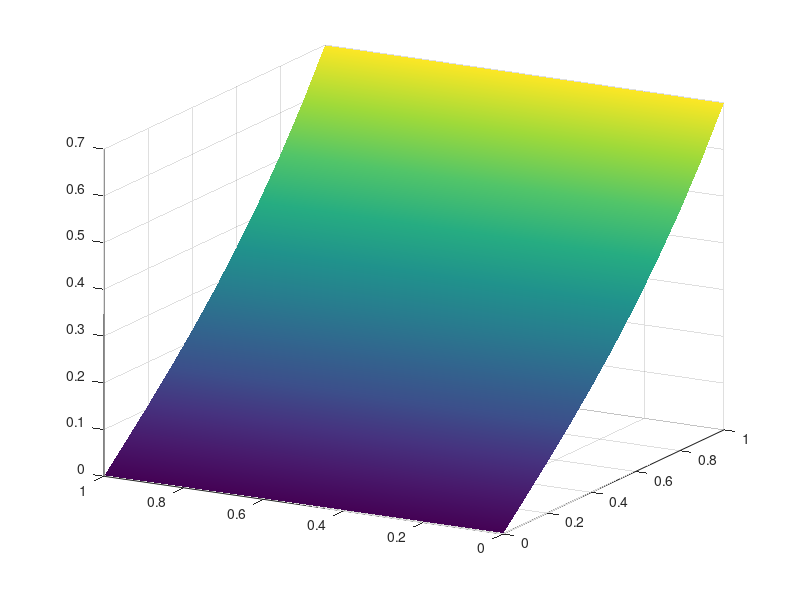

Source code (MATLAB):
clear all; clc; clf;

load("HEAT1000008.mat");

hh_x = 1.0 / n_el_x;
hh_y = 1.0 / n_el_y;

n_np_x = n_el_x + 1;
n_np_y = n_el_y + 1;

[X, Y] = meshgrid(0 : hh_x : 1, 0 : hh_y : 1);
Z = reshape(disp, n_np_x, n_np_y);
surf(X, Y, Z);

shading interp

az = -61;
el = 20;
view(az,el);

% EOF